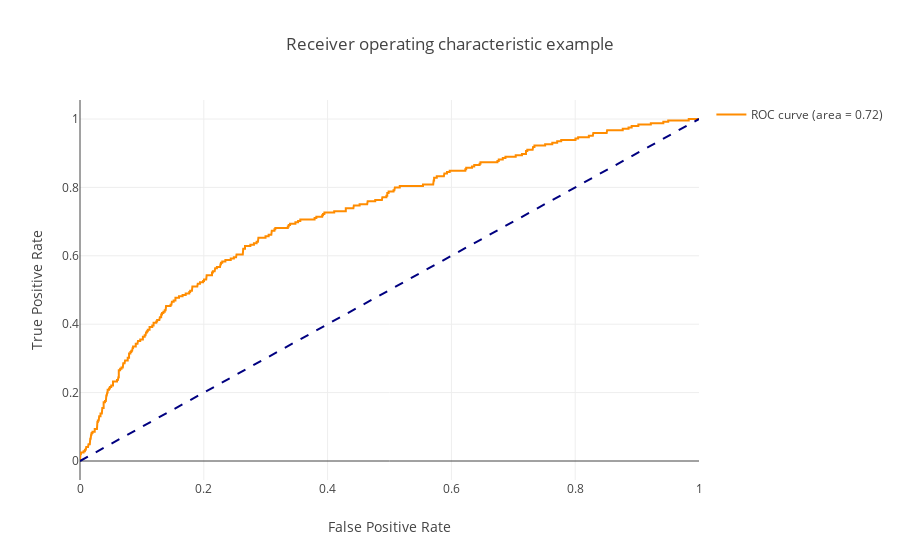

Here is the notebook cell this chart was saved with:
### Code cell
[fpr, tpr, thr] = roc_curve(y_test, y_pred_proba)
roc_auc = auc(fpr, tpr)
print('Model Results for {}/{} split:'.format(int(train_size*100), int(100 - train_size*100)))
# print(lr_pipeline.__class__.__name__+" accuracy is %2.3f" % accuracy_score(y_test, y_pred))
# print(lr_pipeline.__class__.__name__+" auc is %2.3f" % auc(fpr, tpr))

idx = np.min(np.where(tpr > 0.95)) # index of the first threshold for which the sensibility > 0.95

trace1 = go.Scatter(x=fpr, y=tpr, 
                    mode='lines', 
                    line=dict(color='darkorange', width=line_width),
                    name='ROC curve (area = %0.2f)' % roc_auc
                   )

trace2 = go.Scatter(x=[0, 1], y=[0, 1], 
                    mode='lines', 
                    line=dict(color='navy', width=line_width, dash='dash'),
                    showlegend=False)

layout = go.Layout(title='Receiver operating characteristic example',
                   xaxis=dict(title='False Positive Rate'),
                   yaxis=dict(title='True Positive Rate'))

fig = go.Figure(data=[trace1, trace2], layout=layout)
py.iplot(fig, filename='name_tbd')

print("Using a threshold of %.3f " % thr[idx] + "guarantees a sensitivity of %.3f " % tpr[idx] +  
      "and a specificity of %.3f" % (1-fpr[idx]) + 
      ", i.e. a false positive rate of %.2f%%." % (np.array(fpr[idx])*100))

### Figure 1 — Plotly figure (JSON) as saved in the notebook; plotly's stock layout.template omitted (floating-point values rounded to 4 significant figures; data arrays with more than 128 entries replaced by an {"elided": "..."} marker saying what was removed)
{"data": [{"line": {"color": "darkorange", "width": 2}, "mode": "lines", "name": "ROC curve (area = 0.72)", "type": "scatter", "uid": "7cdeabb1-4838-4900-8cf2-c5b88a7d787f", "x": {"elided": "391 float values"}, "y": {"elided": "391 float values"}}, {"line": {"color": "navy", "dash": "dash", "width": 2}, "mode": "lines", "showlegend": false, "type": "scatter", "uid": "34c2da52-b5f1-4fb9-9cf4-4cc01958fbdf", "x": [0, 1], "y": [0, 1]}], "layout": {"title": {"text": "Receiver operating characteristic example"}, "xaxis": {"title": {"text": "False Positive Rate"}}, "yaxis": {"title": {"text": "True Positive Rate"}}}}
